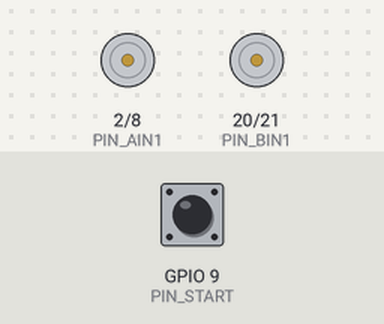
Bench run of a sketch on a simulated ESP32-C3. Shown: motor-driver pin pairs drawn as motors (green arrow = first pin HIGH = forward, orange = second pin HIGH = backward, longer = more drive). Inputs (shaded band) come from the test bench; at power-on: GPIO 9 (PIN_START) HIGH.

Above: at 1.2 s.
1.3 s: GPIO 9 (PIN_START) pulled LOW for 0.15 s
At 2.5 s:
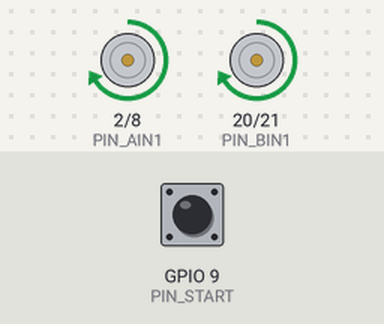
2.9 s: GPIO 9 (PIN_START) pulled LOW for 1 s
At 3.9 s:
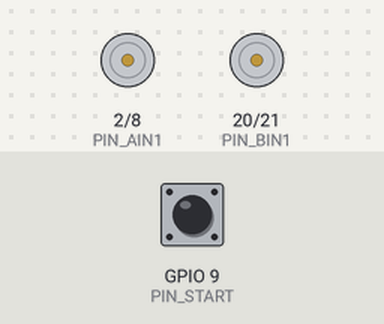
5.4 s: GPIO 9 (PIN_START) pulled LOW for 3.2 s
At 5.9 s:
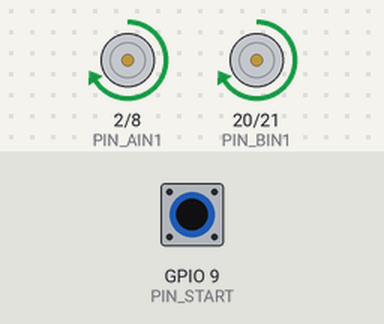
Timing chart, 0 to 8.4 s (numbered marks = the images above; inputs shaded):
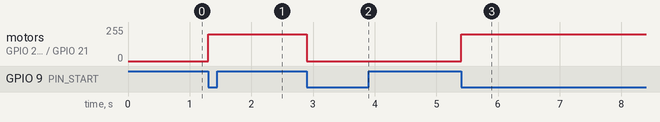

The sketch:

AUS_KIM_V2_MOTOR_TEST.ino
```cpp
// AUS_KIM V2 - Prueba minima de motores (ESP32-C3 Super Mini + DRV8833)
//
// Al pulsar START (GPIO9) los dos motores van ADELANTE a velocidad 200 (de 255) y siguen
// hasta que se vuelve a pulsar START, que los detiene. Cada pulsacion alterna: marcha / parada.
//
// No usa Wi-Fi, ni Serial, ni encoders, ni sensores. Serial se evita a proposito: GPIO20/21
// (motor izquierdo) son tambien RX/TX de la UART0 y Serial.begin() los dejaria en alto.
//
// Seguridad: encender con el robot levantado (ruedas sin tocar la mesa) y JP1 retirado;
// colocar JP1 cuando el firmware ya arranco. No presionar START al encender (GPIO9 es pin de arranque).
// Si un motor gira al reves de lo esperado, cambiar INVERTIR_IZQ / INVERTIR_DER.
// Compatible con arduino-esp32 core 2.x y 3.x.

#include <Arduino.h>
#include <esp_arduino_version.h>

// ------------------------------------------------------------ Ajustes
const int  VELOCIDAD     = 200;    // 0..255
const bool INVERTIR_IZQ  = false;
const bool INVERTIR_DER  = false;

// ------------------------------------------------------------ Pines V2
constexpr uint8_t PIN_AIN1  = 2;    // motor derecho
constexpr uint8_t PIN_AIN2  = 8;
constexpr uint8_t PIN_START = 9;    // activo en LOW
constexpr uint8_t PIN_BIN1  = 20;   // motor izquierdo
constexpr uint8_t PIN_BIN2  = 21;

const uint8_t MOTOR_PINS[4] = {PIN_AIN1, PIN_AIN2, PIN_BIN1, PIN_BIN2};

void pwmWrite(uint8_t idx, uint32_t duty) {
#if ESP_ARDUINO_VERSION_MAJOR >= 3
  ledcWrite(MOTOR_PINS[idx], duty);
#else
  ledcWrite(idx, duty);
#endif
}

void setupMotors() {
  for (uint8_t i = 0; i < 4; i++) {
#if ESP_ARDUINO_VERSION_MAJOR >= 3
    ledcAttach(MOTOR_PINS[i], 20000, 8);
#else
    ledcSetup(i, 20000, 8);
    ledcAttachPin(MOTOR_PINS[i], i);
#endif
    pwmWrite(i, 0);
  }
}

// pwm firmado -255..255. Positivo: IN1/IN3 con PWM, IN2/IN4 en bajo.
void setMotor(bool derecho, int pwm) {
  pwm = constrain(pwm, -255, 255);
  if (derecho ? INVERTIR_DER : INVERTIR_IZQ) pwm = -pwm;
  uint8_t base = derecho ? 0 : 2;
  if (pwm >= 0) { pwmWrite(base, pwm); pwmWrite(base + 1, 0); }
  else          { pwmWrite(base, 0);   pwmWrite(base + 1, -pwm); }
}

void motores(int izq, int der) { setMotor(false, izq); setMotor(true, der); }
void parar() { motores(0, 0); }

// ------------------------------------------------------------ Boton START (con antirrebote)
bool startPulsado() {          // true una sola vez por pulsacion
  static bool previo = false;
  static uint32_t t = 0;
  bool down = digitalRead(PIN_START) == LOW;
  if (down && !previo && millis() - t > 50) { previo = true; t = millis(); return true; }
  if (!down && previo) { previo = false; t = millis(); }
  return false;
}

// ------------------------------------------------------------ Principal
bool andando = false;

void setup() {
  setupMotors();               // lo primero: motores detenidos
  parar();
  pinMode(PIN_START, INPUT_PULLUP);
  while (digitalRead(PIN_START) == LOW) delay(10);   // esperar a que se suelte si estaba apretado
}

void loop() {
  if (startPulsado()) {
    andando = !andando;
    if (andando) motores(VELOCIDAD, VELOCIDAD);   // adelante hasta la proxima pulsacion
    else parar();
  }
}
```

Measured:
- after the input at 1.3 s, motor on GPIO 2 (PIN_AIN1) / GPIO 8 (PIN_AIN2), motor on GPIO 20 (PIN_BIN1) / GPIO 21 (PIN_BIN2): stopped → forward 199/255 at once
- after the input at 2.9 s, motor on GPIO 2 (PIN_AIN1) / GPIO 8 (PIN_AIN2), motor on GPIO 20 (PIN_BIN1) / GPIO 21 (PIN_BIN2): forward 199/255 → stopped at once
- after the input at 5.4 s, motor on GPIO 2 (PIN_AIN1) / GPIO 8 (PIN_AIN2), motor on GPIO 20 (PIN_BIN1) / GPIO 21 (PIN_BIN2): stopped → forward 199/255 at once
